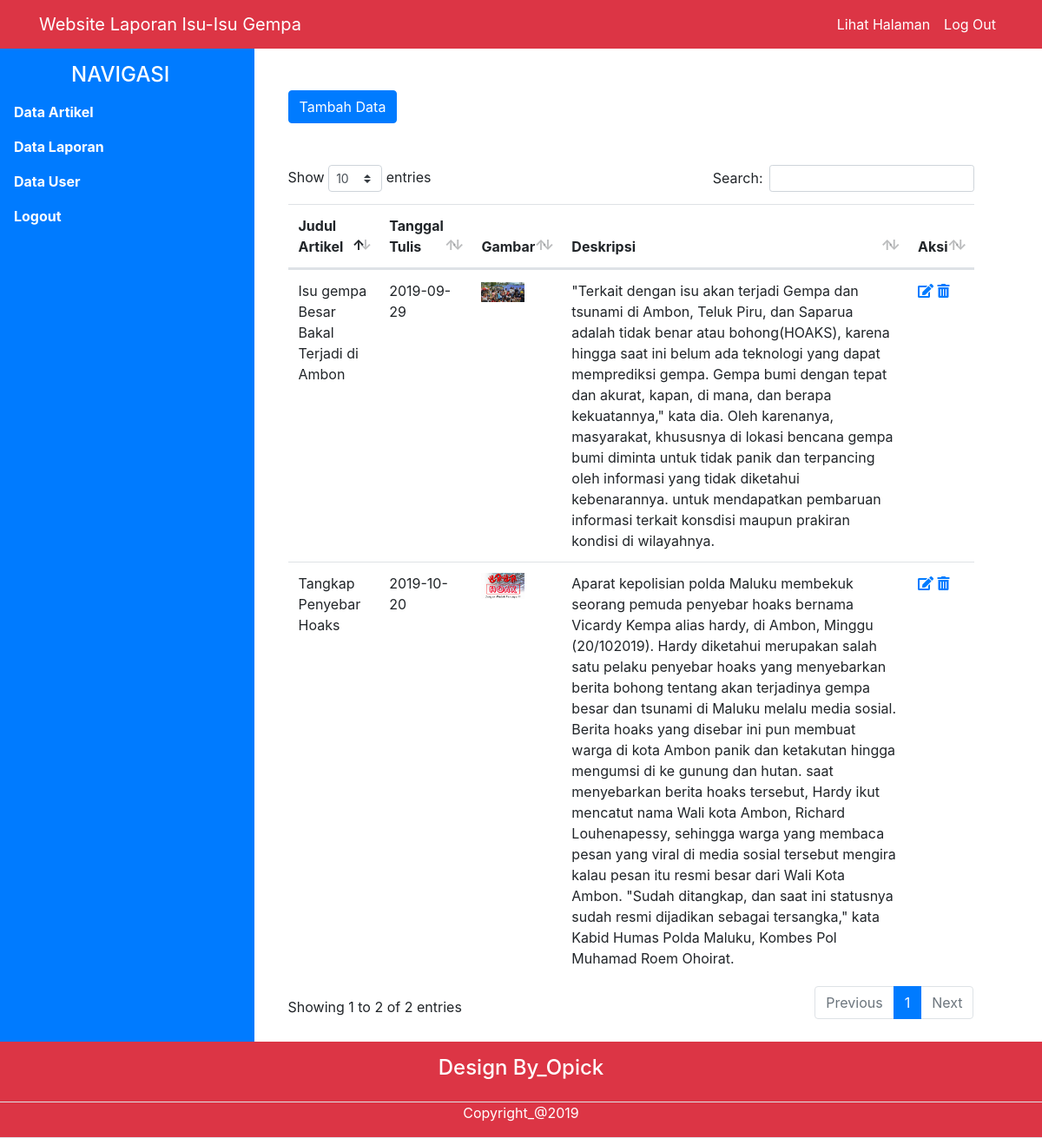
Screenshot of /admin/index.php (signed in) with the database file from the repository.
### tables this page shows
CREATE TABLE `artikel` (
  `id_artikel` int(11) NOT NULL,
  `judul` varchar(100) NOT NULL,
  `tanggal_tulis` date NOT NULL,
  `gambar` varchar(100) NOT NULL,
  `deskripsi_artikel` varchar(5000) NOT NULL
);

### admin/index.php (the view, shortened to what this page needs)
<?php
include 'koneksi.php';
$data = mysqli_query($conn, "SELECT * FROM artikel");
?>
<?php include 'page/header.php'; ?>
<?php include 'page/sidebar.php'; ?>
<div class="col-md-8 mt-5 ml-4 mb-4">
 <a href="tambah-artikel.php" class="btn btn-primary">Tambah Data</a>
 <div class="table-responsive mt-5">
  <table id="table_id" class="display table table-hover " width="100%">
    <thead>
      <tr>
        <th>Judul Artikel</th>
        <th>Tanggal Tulis</th>
        <th>Gambar</th>
        <th>Deskripsi</th>
        <th>Aksi</th>
      </tr>
    </thead>
    <tbody>
      <?php foreach ($data as $row) : ?>
        <tr>
          <td><?= $row['judul']; ?></td>
          <td><?= $row['tanggal_tulis']; ?></td>
          <td><img src="../img/artikel/<?= $row['gambar']?>" width="50" ></td>
          <td><?= $row['deskripsi_artikel']; ?></td>
          <td>
            <a href="ubah-artikel.php?id=<?= $row['id_artikel']; ?>"><i class="fas fa-edit"></i></a>
            <a onclick="return confirm('Yakin Ingin Menghapus Data Ini..??')" href="hapus-artikel.php?id=<?= $row['id_artikel']?>" class="link"><i class="fas fa-trash-alt"></i></a>
          </td>
        </tr>
      <?php endforeach; ?>
    </tbody>
  </table>
</div>
</div>
</div>
<?php include 'page/footer.php'; ?>

### assets/DataTables/datatables.css (style rules this page uses)
table.dataTable { clear: both; margin-top: 6px !important; margin-bottom: 6px !important; max-width: none !important; border-collapse: separate !important; border-spacing: 0; }
table.dataTable td, table.dataTable th { -webkit-box-sizing: content-box; box-sizing: content-box; }
table.dataTable thead > tr > th.sorting_asc, table.dataTable thead > tr > th.sorting_desc, table.dataTable thead > tr > th.sorting, table.dataTable thead > tr > td.sorting_asc, table.dataTable thead > tr > td.sorting_desc, table.dataTable thead > tr > td.sorting { padding-right: 30px; }
table.dataTable thead .sorting, table.dataTable thead .sorting_asc, table.dataTable thead .sorting_desc, table.dataTable thead .sorting_asc_disabled, table.dataTable thead .sorting_desc_disabled { cursor: pointer; position: relative; }
table.dataTable thead .sorting:before, table.dataTable thead .sorting:after, table.dataTable thead .sorting_asc:before, table.dataTable thead .sorting_asc:after, table.dataTable thead .sorting_desc:before, table.dataTable thead .sorting_desc:after, table.dataTable thead .sorting_asc_disabled:before, table.dataTable thead .sorting_asc_disabled:after, table.dataTable thead .sorting_desc_disabled:before, table.dataTable thead .sorting_desc_disabled:after { position: absolute; bottom: 0.9em; display: block; opacity: 0.3; }
table.dataTable thead .sorting:before, table.dataTable thead .sorting_asc:before, table.dataTable thead .sorting_desc:before, table.dataTable thead .sorting_asc_disabled:before, table.dataTable thead .sorting_desc_disabled:before { right: 1em; content: "\2191"; }
table.dataTable thead .sorting:after, table.dataTable thead .sorting_asc:after, table.dataTable thead .sorting_desc:after, table.dataTable thead .sorting_asc_disabled:after, table.dataTable thead .sorting_desc_disabled:after { right: 0.5em; content: "\2193"; }
table.dataTable thead .sorting_asc:before, table.dataTable thead .sorting_desc:after { opacity: 1; }

### rows the page displays
artikel: judul "Tangkap Penyebar Hoaks", tanggal_tulis "2019-10-20", gambar (picture), deskripsi_artikel "Aparat kepolisian polda Maluku membekuk seorang pemuda penyebar hoaks bernama Vicardy Kempa alias hardy, di Ambon, Minggu (20/102019). Hardy diketahui merupakan salah satu pelaku penyebar hoaks yang menyebarkan berita bohong tentang akan terjadinya gempa besar dan tsunami di Maluku melalu media sosial. Berita hoaks yang disebar ini pun membuat warga di kota Ambon panik dan ketakutan hingga mengumsi di ke gunung dan hutan. saat menyebarkan berita hoaks tersebut, Hardy ikut mencatut nama Wali kota Ambon, Richard Louhenapessy, sehingga warga yang membaca pesan yang viral di media sosial tersebut mengira kalau pesan itu resmi besar dari Wali Kota Ambon. \"Sudah ditangkap, dan saat ini statusnya…"
artikel: judul "Isu gempa Besar Bakal Terjadi di Ambon", tanggal_tulis "2019-09-29", gambar (picture), deskripsi_artikel "\"Terkait dengan isu akan terjadi Gempa dan tsunami di Ambon, Teluk Piru, dan Saparua adalah tidak benar atau bohong(HOAKS), karena hingga saat ini belum ada teknologi yang dapat memprediksi gempa. Gempa bumi dengan tepat dan akurat, kapan, di mana, dan berapa kekuatannya,\" kata dia. Oleh karenanya, masyarakat, khususnya di lokasi bencana gempa bumi diminta untuk tidak panik dan terpancing oleh informasi yang tidak diketahui kebenarannya. untuk mendapatkan pembaruan informasi terkait konsdisi maupun prakiran kondisi di wilayahnya."
